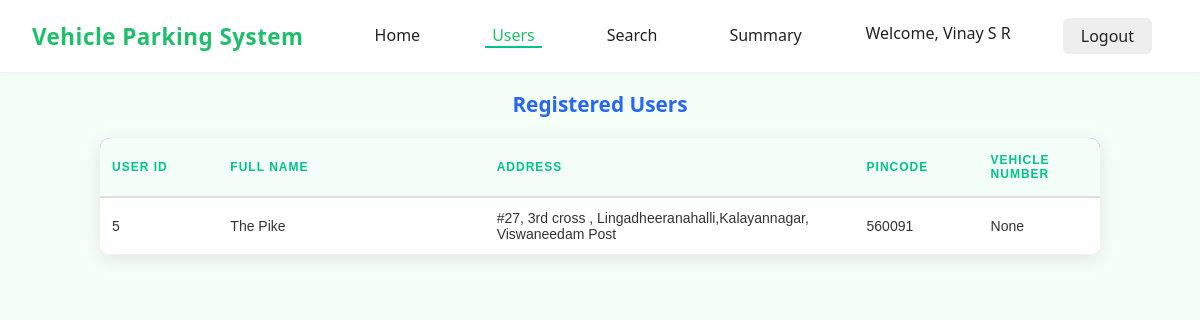
Before: /admin/dashboard/users (signed in) with the older database file.
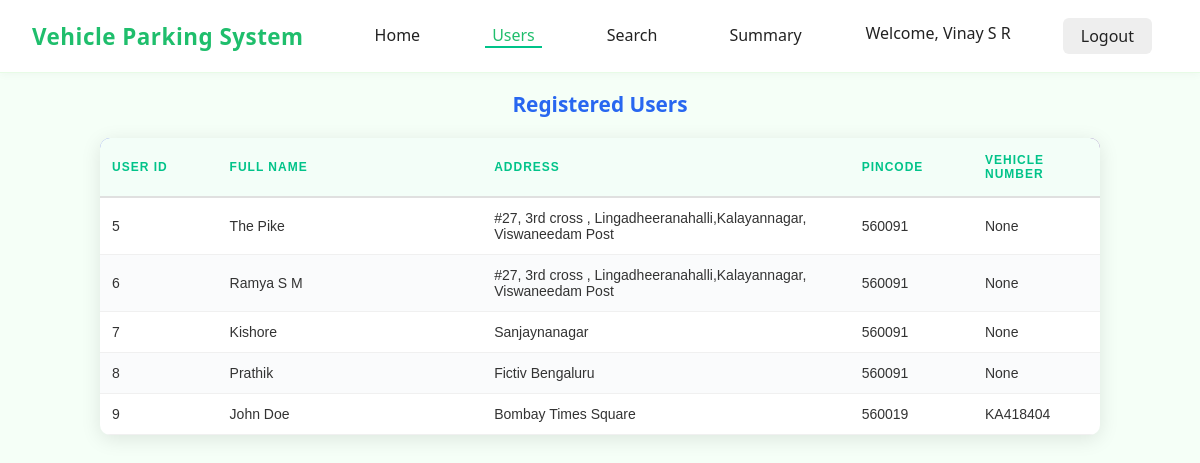
After: the same page with the newer database file.
### models/models.py (models this page shows)
class User(db.Model,UserMixin):
    __tablename__ = 'user'
    id = db.Column(db.Integer, primary_key=True, autoincrement=True)
    email = db.Column(db.Text, unique=True, nullable=False)
    password = db.Column(db.Text, nullable=False)
    full_name = db.Column(db.Text, nullable=False)
    address = db.Column(db.Text, nullable=False)
    pincode = db.Column(db.Text, nullable=False)
    vehicle_number = db.Column(db.Text,nullable=True)
    is_admin=db.Column(db.Text,default="user")

### controllers/controllers.py (the view)
@main.route('/admin/dashboard/users',methods=['GET'])
@login_required
@role_required('admin')
def admin_dashboard_users():
    registered_users=User.query.all()
    user_list_data={}
    if len(registered_users)>0:
        for user in registered_users:
            if user.is_admin=='user':
                user_list_data[user.id]={
                                            "full_name":user.full_name,
                                            "email":user.email,
                                            "address":user.address,
                                            "pincode":user.pincode,
                                            "vehicle_number":user.vehicle_number
                }
            else:
                 admin_name=user.full_name
    return render_template('dashboard_admin_users.html',user_list_data=user_list_data,admin_name=admin_name,name=current_user.full_name,id=current_user.id)

### app.py (called while the page is built)
def create_app():
    app = Flask(__name__, template_folder="templates")
    if os.getenv('ENV', 'development') != "production":
        print("Starting Local Development")
        app.config.from_object(LocalDevelopmentConfig)
    else:
        raise Exception("Currently no production config is setup")
    app.register_blueprint(main)
    db.init_app(app)
    login_manager = LoginManager()
    login_manager.login_view = "main.login"
    login_manager.init_app(app)
    @login_manager.user_loader
    def load_user(user_id):
        return User.query.get(int(user_id))
    return app

### controllers/controllers.py (called while the page is built)
def role_required(required_role):
    def decorator(f):
        @wraps(f)
        def decorated_function(*args, **kwargs):
            if not current_user.is_authenticated:
                flash('Please log in to access this page.', 'warning')
                return redirect(url_for('main.login'))
            if required_role == "admin" and current_user.is_admin != "Yes":
                flash('You do not have permission to access this page.', 'danger')
                return redirect(url_for('main.login'))
            return f(*args, **kwargs)
        return decorated_function
    return decorator

### templates/dashboard_admin_users.html (shortened to what this page needs)
<!DOCTYPE html>
<html lang="en">
<head>
  <link rel="stylesheet" href="{{ url_for ('static',filename='css/dashboard_admin_users_style.css')}}">
</head>
<body>
  <nav class="navbar">
    <div class="navbar-left">
      <span class="brand">Vehicle Parking System</span>
      <a href="{{ url_for('main.admin_dashboard') }}" class="nav-link">Home</a>
      <a href="{{ url_for('main.admin_dashboard_users') }}" class="nav-link active">Users</a>
      <a href="{{ url_for('main.search_admin') }}" class="nav-link">Search</a>
      <a href="{{ url_for('main.admin_summary') }}" class="nav-link">Summary</a>
    </div>
    <div class="navbar-right">
      <a href="{{ url_for('main.edit_profile',user_id=id )}}" class="welcome" title="Click to edit profile">Welcome, {{ name }}</a>
      <a href="{{ url_for('main.logout') }}" class="logout-btn">Logout</a>
    </div>
  </nav>
  <section class="history-section">
    <h2>Registered Users</h2>
    <table class="stylish-table">
        <thead>
            <tr>
                <th class="col-id">User ID</th>
                <th class="col-vehicle">Full Name</th>
                <th class="col-location"> Address</th>
                <th class="col-pincode">Pincode</th>
                <th class="col-vehiclenumber">Vehicle Number</th>
            </tr>
        </thead>
        <tbody>
           {% if user_list_data %}
                {% for user_id in user_list_data %}
                <tr>
                    <td>{{ user_id }}</td>
                    <td>{{ user_list_data[user_id].full_name }}</td>
                    <td>{{ user_list_data[user_id].address }} </td>
                    <td>{{ user_list_data[user_id].pincode }}</td>
                    <td>{{  user_list_data[user_id].vehicle_number }}</td>
                </tr>
                {% endfor %}
            {% else %}
            <tr><td colspan="4">No Registered Users.</td></tr>
            {% endif %}
        </tbody>
    </table>
</body>
</html>

### static/css/dashboard_admin_users_style.css (style rules this page uses)
body { font-family: 'Segoe UI', Arial, sans-serif; background: #f5fff7; margin: 0; padding: 0; color: #222; }
nav a { text-decoration: none; color: #222; margin: 0 16px; font-weight: 500; padding-bottom: 5px; border-bottom: 2px solid transparent; transition: border 0.2s; }
nav a.active, nav a:hover { border-bottom: 2px solid #00c389; color: #00c389; }
.logout-btn { background: #eee; border: none; border-radius: 6px; padding: 7px 18px; font-size: 1em; cursor: pointer; transition: background 0.2s; }
section { margin-bottom: 32px; }
h2 { color: #2867f0; font-size: 1.3em; margin-bottom: 18px; font-weight: 600; text-align: center; }
table { width: 100%; border-collapse: collapse; background: #fff; margin: 0 auto 16px auto; box-shadow: 0 2px 8px rgba(0,0,0,0.03); }
th, td { padding: 12px 14px; text-align: left; }
th { background: #f3fef8; color: #00c389; font-weight: 600; border-bottom: 2px solid #e0e0e0; }
td { border-bottom: 1px solid #e0e0e0; }
.navbar { display: flex; align-items: center; justify-content: space-between; background: #fff; padding: 18px 32px; border-bottom: 1px solid #e7fbe6; box-shadow: 0 2px 8px rgba(0,0,0,0.03); }
.navbar-left { display: flex; align-items: center; gap: 26px; }
.brand { color: #1fbe6c; font-size: 1.4rem; font-weight: 700; margin-right: 22px; letter-spacing: 0.5px; }
.nav-link { color: #222; text-decoration: none; font-weight: 500; padding: 0 7px; transition: color 0.2s; }
.nav-link.active, .nav-link:hover { color: #1fbe6c; }
.navbar-right { display: flex; align-items: center; gap: 20px; }
.welcome { color: #222; font-size: 1rem; font-weight: 500; }
.stylish-table { width: 85%; max-width: 1000px; margin: 20px auto; border-collapse: collapse; background: #fff; border-radius: 10px; overflow: hidden; box-shadow: 0 4px 20px rgba(0, 0, 0, 0.1); font-family: 'Arial', sans-serif; }
.stylish-table thead { background: linear-gradient(135deg, #667eea 0%, #764ba2 100%); color: white; }
.stylish-table th { padding: 15px 12px; text-align: left; font-weight: 600; text-transform: uppercase; font-size: 12px; letter-spacing: 1px; }
.stylish-table td { padding: 12px; border-bottom: 1px solid #f0f0f0; font-size: 14px; color: #333; }
.stylish-table tbody tr { transition: all 0.3s ease; }
.stylish-table tbody tr:nth-child(even) { background-color: #fafbfc; }
.col-id { width: 8%; }
.col-vehicle { width: 18%; }
.col-location { width: 25%; }
.col-vehiclenumber { width: 8%; }
.col-pincode { width: 8%; }

Changed rows visible on the page:
added User: full_name "Ramya S M", address "#27, 3rd cross , Lingadheeranahalli,Kalayannagar, Viswaneedam Post", pincode "560091", vehicle_number "None"
added User: full_name "Kishore", address "Sanjaynanagar", pincode "560091"
added User: full_name "Prathik", address "Fictiv Bengaluru", pincode "560091"
added User: full_name "John Doe", address "Bombay Times Square", pincode "560019", vehicle_number "KA418404"
Other visible differences:
new list line: "6"
new list line: "7 None"
new list line: "8 None"
new list line: "9"
